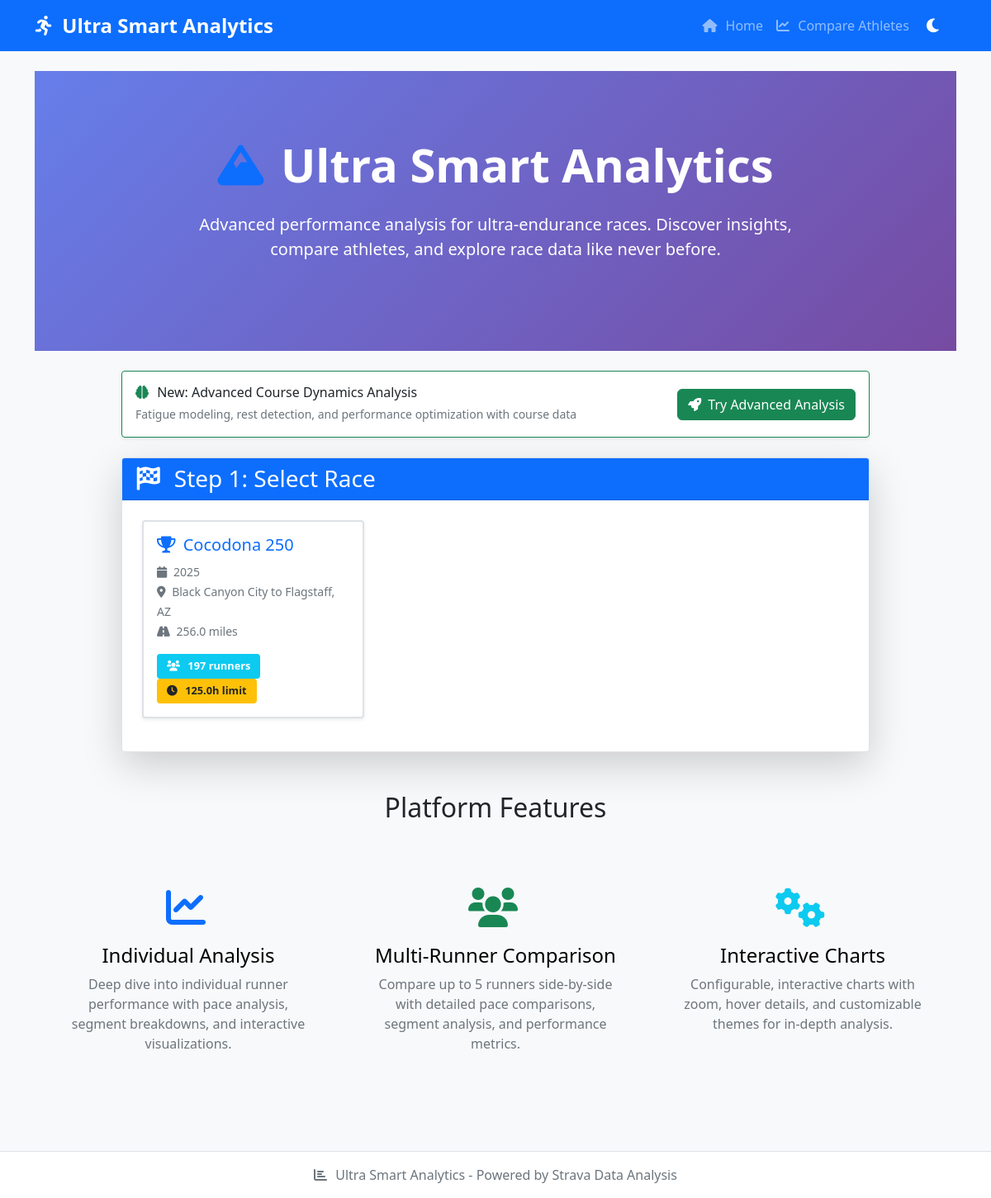
The page / on the database its author committed.
### tables this page shows
CREATE TABLE races (
                    id INTEGER PRIMARY KEY AUTOINCREMENT,
                    name TEXT NOT NULL,
                    year INTEGER NOT NULL,
                    date TEXT,
                    location TEXT,
                    distance_miles REAL,
                    elevation_gain_feet REAL,
                    elevation_loss_feet REAL,
                    time_limit_hours REAL,
                    course_description TEXT,
                    ultrasignup_id TEXT,
                    created_at TIMESTAMP DEFAULT CURRENT_TIMESTAMP,
                    UNIQUE(name, year)
                );

### app.py (the view)
@app.route('/')
def landing():
    races = db.get_races()
    return render_template('landing.html', races=races)

### database.py (called while the page is built)
    def get_connection(self):
        conn = sqlite3.connect(self.db_path)
        conn.execute("PRAGMA foreign_keys = ON")
        conn.row_factory = sqlite3.Row  # This allows dict-like access to rows
        return conn

    def get_races(self) -> List[Dict]:
        conn = self.get_connection()
        try:
            cursor = conn.execute('SELECT * FROM races ORDER BY year DESC, name')
            return [dict(row) for row in cursor.fetchall()]
        finally:
            conn.close()

### templates/landing.html (shortened to what this page needs)
{% extends "base.html" %}
{% block content %}
<div class="hero-section">
    <div class="container">
        <div class="row justify-content-center">
            <div class="col-lg-8 text-center">
                <h1 class="display-4 fw-bold mb-4">
                    <i class="fas fa-mountain text-primary"></i>
                    Ultra Smart Analytics
                </h1>
                <p class="lead mb-5">
                    Advanced performance analysis for ultra-endurance races.
                    Discover insights, compare athletes, and explore race data like never before.
                </p>
            </div>
        </div>
    </div>
</div>
<div class="container mt-4">
    <div class="row justify-content-center mb-4">
        <div class="col-lg-10">
            <div class="card border-success">
                <div class="card-body p-3">
                    <div class="row align-items-center">
                        <div class="col-md-8">
                            <h6 class="mb-1"><i class="fas fa-brain text-success"></i> New: Advanced Course Dynamics Analysis</h6>
                            <small class="text-muted">Fatigue modeling, rest detection, and performance optimization with course data</small>
                        </div>
                        <div class="col-md-4 text-end">
                            <a href="/advanced-analysis" class="btn btn-success">
                                <i class="fas fa-rocket"></i> Try Advanced Analysis
                            </a>
                        </div>
                    </div>
                </div>
            </div>
        </div>
    </div>
</div>
<div class="container mt-3">
    <div class="row justify-content-center mb-5">
        <div class="col-lg-10">
            <div class="card shadow-lg">
                <div class="card-header bg-primary text-white">
                    <h3 class="mb-0">
                        <i class="fas fa-flag-checkered me-2"></i>
                        Step 1: Select Race
                    </h3>
                </div>
                <div class="card-body p-4">
                    <div class="row">
                        {% for race in races %}
                        <div class="col-md-6 col-lg-4 mb-3">
                            <div class="race-card" data-race-id="{{ race.id }}" onclick="selectRace({{ race.id }})">
                                <div class="card h-100 border-2">
                                    <div class="card-body">
                                        <h5 class="card-title text-primary">
                                            <i class="fas fa-trophy me-1"></i>
                                            {{ race.name }}
                                        </h5>
                                        <p class="card-text">
                                            <small class="text-muted">
                                                <i class="fas fa-calendar me-1"></i> {{ race.year }}<br>
                                                <i class="fas fa-map-marker-alt me-1"></i> {{ race.location }}<br>
                                                <i class="fas fa-road me-1"></i> {{ race.distance_miles }} miles
                                            </small>
                                        </p>
                                        <div class="race-stats mt-3">
                                            <span class="badge bg-info me-1">
                                                <i class="fas fa-users"></i>
                                                <span id="runner-count-{{ race.id }}">Loading...</span> runners
                                            </span>
                                            {% if race.time_limit_hours %}
                                            <span class="badge bg-warning text-dark">
                                                <i class="fas fa-clock"></i> {{ race.time_limit_hours }}h limit
                                            </span>
                                            {% endif %}
                                        </div>
                                    </div>
                                </div>
                            </div>
                        </div>
                        {% endfor %}
                    </div>
                </div>
            </div>
        </div>
    </div>
    <div class="row mt-5" id="features-section">
        <div class="col-12">
            <h2 class="text-center mb-5">Platform Features</h2>
            <div class="row">
                <div class="col-md-4 mb-4">
                    <div class="feature-card text-center">
                        <div class="feature-icon">
                            <i class="fas fa-chart-line fa-3x text-primary"></i>
                        </div>
                        <h4>Individual Analysis</h4>
                        <p class="text-muted">
                            Deep dive into individual runner performance with pace analysis,
                            segment breakdowns, and interactive visualizations.
                        </p>
                    </div>
                </div>
                <div class="col-md-4 mb-4">
                    <div class="feature-card text-center">
                        <div class="feature-icon">
                            <i class="fas fa-users fa-3x text-success"></i>
                        </div>
                        <h4>Multi-Runner Comparison</h4>
                        <p class="text-muted">
                            Compare up to 5 runners side-by-side with detailed pace comparisons,
                            segment analysis, and performance metrics.
                        </p>
                    </div>
                </div>
                <div class="col-md-4 mb-4">
                    <div class="feature-card text-center">
                        <div class="feature-icon">
                            <i class="fas fa-cogs fa-3x text-info"></i>
                        </div>
                        <h4>Interactive Charts</h4>
                        <p class="text-muted">
                            Configurable, interactive charts with zoom, hover details,
                            and customizable themes for in-depth analysis.
                        </p>
                    </div>
                </div>
            </div>
        </div>
    </div>
</div>
{% endblock %}

### templates/base.html (shortened to what this page needs)
<!DOCTYPE html>
<html lang="en">
<head>
    <link href="https://cdn.jsdelivr.net/npm/bootstrap@5.1.3/dist/css/bootstrap.min.css" rel="stylesheet">
    <link href="https://cdnjs.cloudflare.com/ajax/libs/font-awesome/6.0.0/css/all.min.css" rel="stylesheet">
    <link href="{{ url_for('static', filename='css/style.css') }}" rel="stylesheet">
</head>
<body>
    <nav class="navbar navbar-expand-lg navbar-dark bg-primary">
        <div class="container">
            <a class="navbar-brand" href="{{ url_for('landing') }}">
                <i class="fas fa-running"></i> Ultra Smart Analytics
            </a>
            <div class="collapse navbar-collapse" id="navbarNav">
                <ul class="navbar-nav ms-auto">
                    <li class="nav-item">
                        <a class="nav-link" href="{{ url_for('landing') }}">
                            <i class="fas fa-home"></i> Home
                        </a>
                    </li>
                    <li class="nav-item">
                        <a class="nav-link" href="{{ url_for('compare') }}">
                            <i class="fas fa-chart-line"></i> Compare Athletes
                        </a>
                    </li>
                    <li class="nav-item">
                        <button class="theme-toggle" onclick="toggleTheme()" title="Toggle Dark Mode">
                            <i id="theme-icon" class="fas fa-moon"></i>
                        </button>
                    </li>
                </ul>
            </div>
        </div>
    </nav>
    <main class="container mt-4">
        {% block content %}{% endblock %}
    </main>
    <footer class="text-center py-3 mt-5" style="background-color: var(--bg-secondary); border-top: 1px solid var(--border-color);">
        <div class="container">
            <p class="mb-0" style="color: var(--text-muted);">
                <i class="fas fa-chart-bar"></i> Ultra Smart Analytics -
                Powered by Strava Data Analysis
            </p>
        </div>
    </footer>
</body>
</html>

### static/css/style.css (style rules this page uses)
:root { --bg-color: #f8f9fa; --bg-secondary: #ffffff; --text-color: #212529; --text-muted: #6c757d; --border-color: #dee2e6; --card-shadow: 0 0.125rem 0.25rem rgba(0, 0, 0, 0.075); --card-shadow-hover: 0 0.5rem 1rem rgba(0, 0, 0, 0.15); --navbar-bg: #0d6efd; --success-bg: #d1e7dd; --performance-bg: linear-gradient(135deg, #f8f9fa 0%, #e9ecef 100%); --hover-bg: rgba(0, 123, 255, 0.1); }
body { background-color: var(--bg-color); color: var(--text-color); transition: background-color 0.3s ease, color 0.3s ease; }
.navbar-brand { font-weight: bold; font-size: 1.5rem; }
.card { border: 1px solid var(--border-color); background-color: var(--bg-secondary); color: var(--text-color); box-shadow: var(--card-shadow); transition: all 0.2s ease; }
.badge { font-size: 0.8em; padding: 8px 12px; }
.btn { border-radius: 6px; font-weight: 500; transition: all 0.2s ease; }
footer { margin-top: auto; border-top: 1px solid var(--border-color); }
.fas, .far { margin-right: 6px; }
.btn .fas, .btn .far { margin-right: 4px; }
.theme-toggle { background: none; border: none; color: white; font-size: 1.2rem; cursor: pointer; padding: 0.375rem 0.75rem; border-radius: 0.375rem; transition: all 0.2s ease; }

### templates/landing.html (style rules this page uses)
.hero-section { background: linear-gradient(135deg, #667eea 0%, #764ba2 100%); color: white; padding: 80px 0 60px; margin-bottom: 0; }
.race-card, .runner-card { cursor: pointer; transition: all 0.3s ease; }
.feature-card { color: black; padding: 30px 20px; border-radius: 10px; background: #f8f9fa; height: 100%; transition: all 0.3s ease; }
.feature-icon { margin-bottom: 20px; }

### rows shown on the page
races: name "Cocodona 250", year "2025", location "Black Canyon City to Flagstaff, AZ", distance_miles "256.0", time_limit_hours "125.0"
